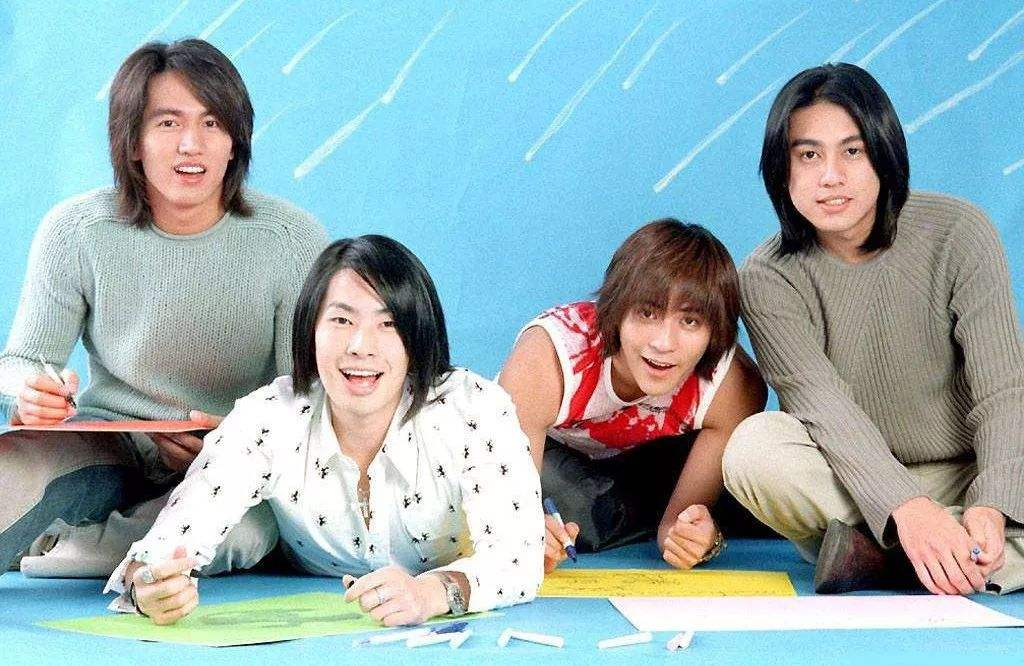
#> input picture learning opencv1/data/img.jpg, 1024 x 666 px, found by its file name
$ python image_canny.py
#> lines starting #> are read from the running program, lines starting #| are printed output that depends on the picture
# canny边缘检测
import cv2
import numpy as np
from matplotlib import pyplot as plt

path = 'img.jpg'
img = cv2.imread(path, 0)
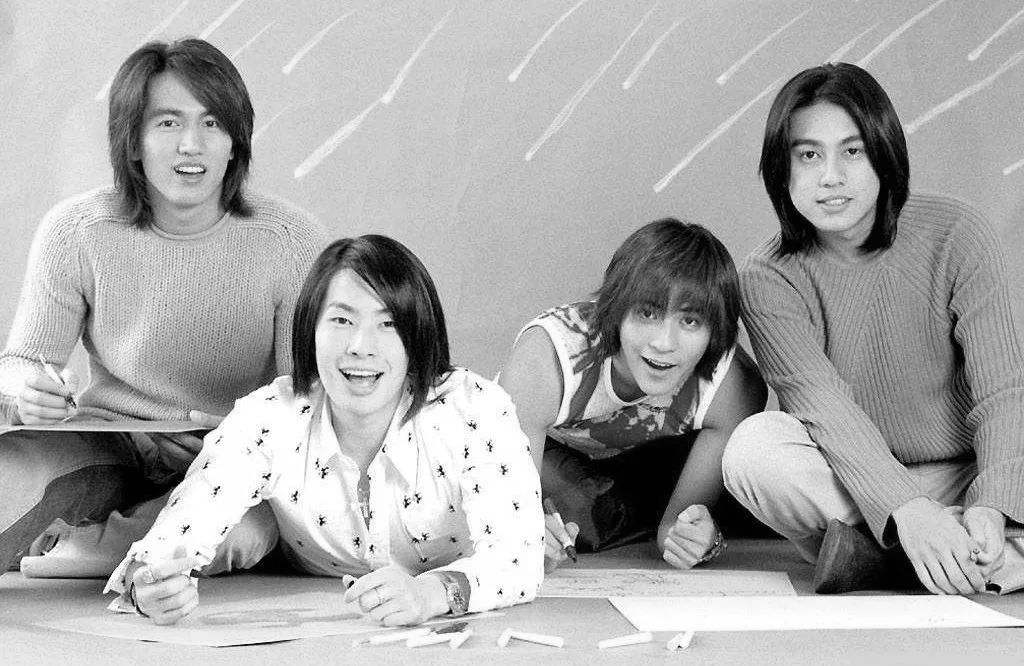
#> img: shape (666, 1024); min 0, max 255, mean 168.9
canny = cv2.Canny(img, 150, 200)
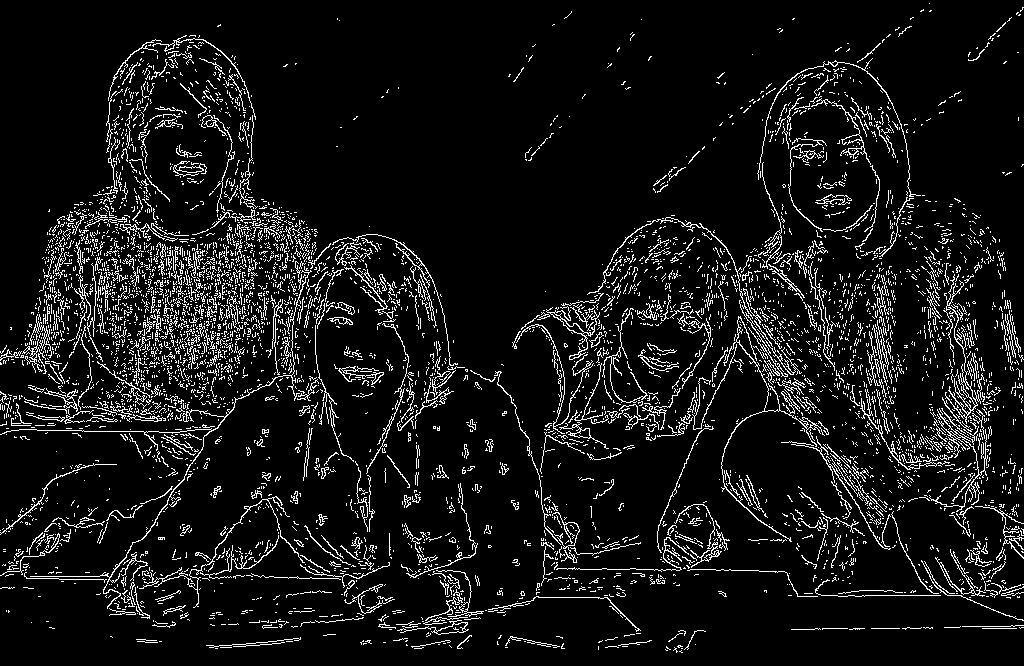
#> canny: shape (666, 1024); 8.2% white in thin lines or dots
plt.subplot(1,2,1), plt.imshow(img, 'gray')
plt.title('Original'), plt.xticks([]), plt.yticks([])
plt.subplot(1,2,2), plt.imshow(canny, 'gray')
plt.title('Canny'), plt.xticks([]), plt.yticks([])
plt.show()
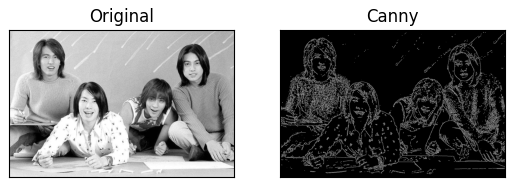
#> figure drawn by matplotlib, 2 panels

$ run again, with learning opencv1/data/P40.jpg copied over learning opencv1/data/img.jpg
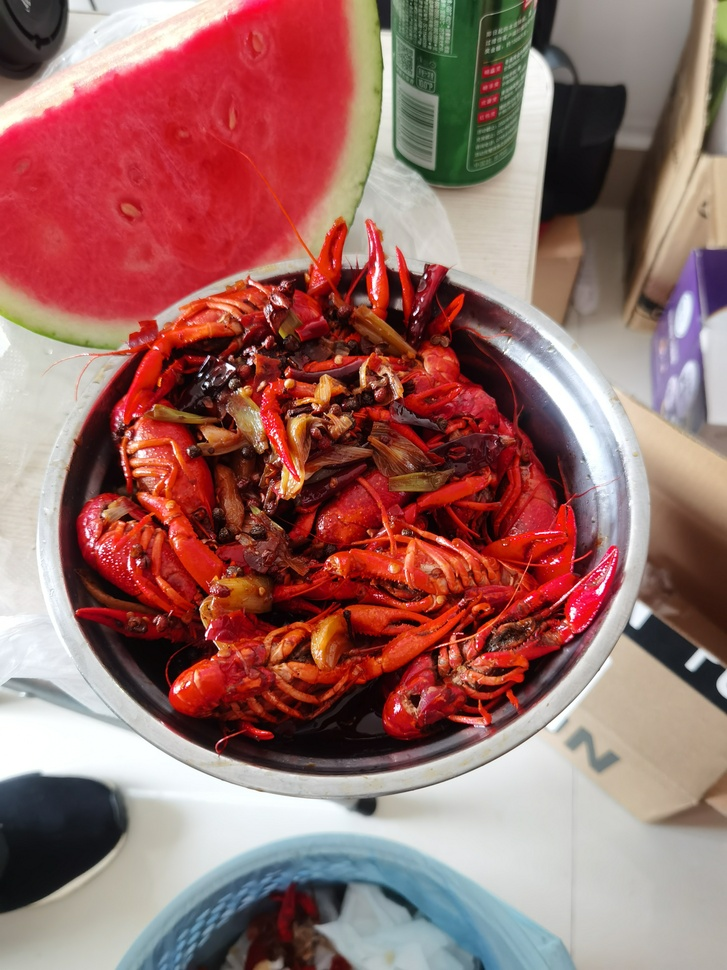
#> input picture learning opencv1/data/P40.jpg, 727 x 970 px, shrunk from 3072 x 4096 before the run, found by its file name
#> `canny = cv2.Canny(img, 150, 200)`:
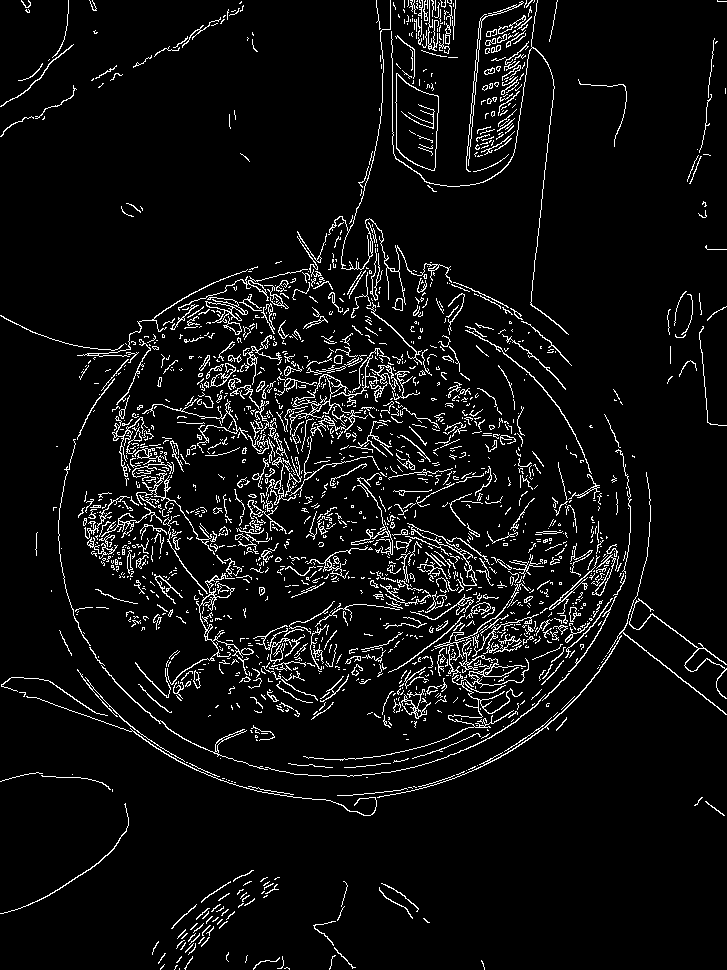
#> canny: shape (970, 727); 6% white in thin lines or dots
#> `plt.show()`:
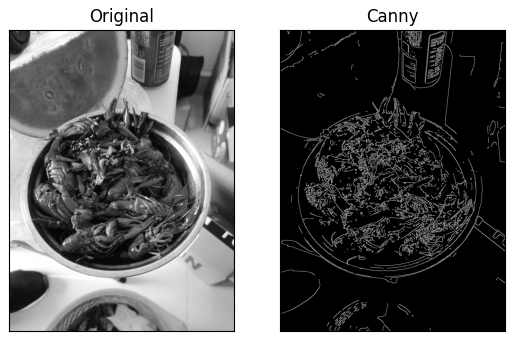
#> figure drawn by matplotlib, 2 panels
